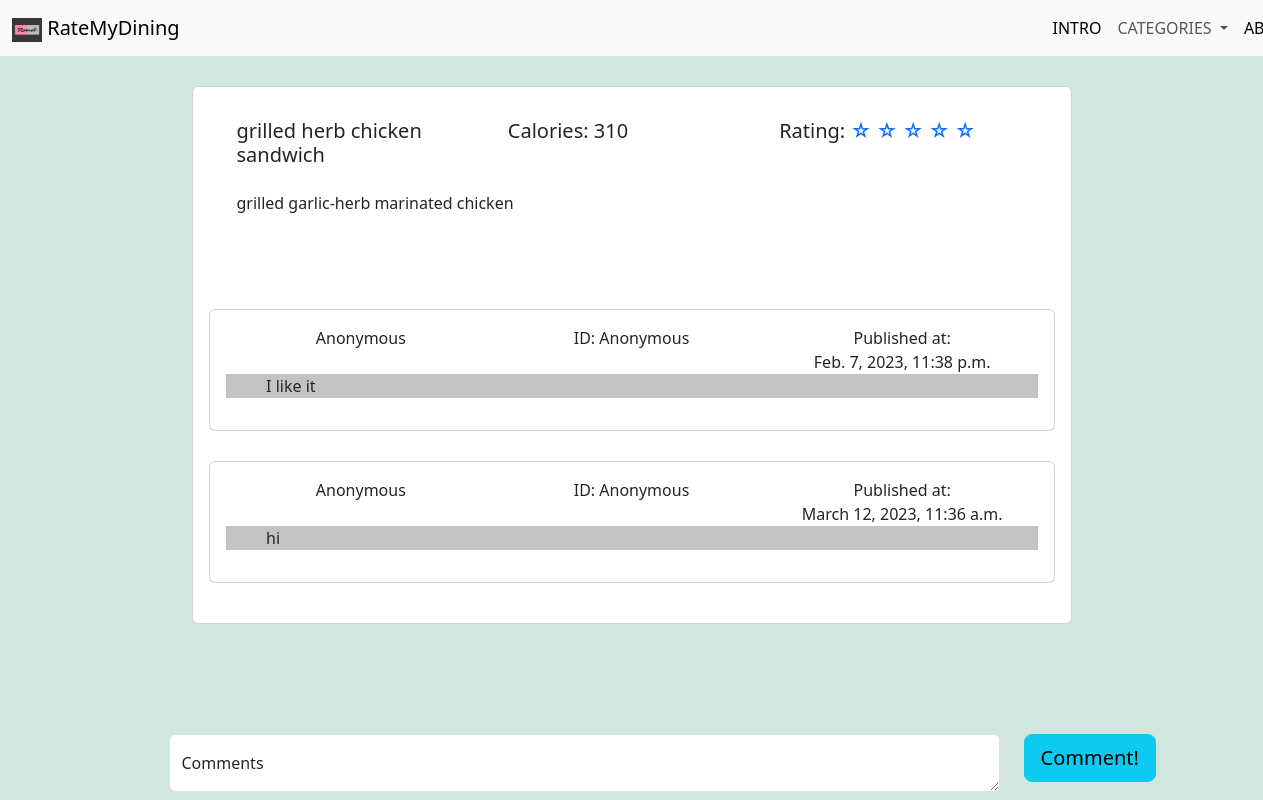
/dishes/3, run on the app's committed database.
### DishRating/models.py (models this page shows, shortened)
class Dishes(models.Model):
    dishName = models.CharField(max_length = 30)
    dishID = models.IntegerField(primary_key=True)
    dishType = models.CharField(max_length= 30, default="None",null=True, blank=True)
    dishCal = models.IntegerField()
    dishRate = models.IntegerField()
    dishDescribe = models.CharField(max_length=250,default="None",null=True, blank=True)
    def __str__(self):
        return str(self.dishName)

class Comments(models.Model):
    comment = models.CharField(max_length=150)
    userAccount = models.ForeignKey('Users',on_delete=models.SET('User Deleted the Account'))
    pubDate = models.DateTimeField()
    dishID = models.ForeignKey('DishRating.Dishes',on_delete=models.CASCADE)
    def __str__(self):
        return self.comment

class Users(models.Model):
    userName = models.CharField(max_length=10)
    userAccount = models.CharField(max_length=30,primary_key=True)
    userPassword = models.CharField(max_length=30)
    userSignupDate = models.DateField()
    def __str__(self):
        return self.userAccount

### DishRating/views.py (the view, shortened to what this page needs)
# urls.py: path('dishes/<int:urlDishID>',views.commentPage, name="comment"),
def commentPage(request, urlDishID):
    dishData = Dishes.objects.get(dishID=urlDishID)
    print(dishData)
    commentData = Comments.objects.filter(dishID=urlDishID)
    comUsrData = []
    for each in commentData:
        comUsrData.append([each,Users.objects.get(userAccount=each.userAccount)])
    print("comment")
    print(commentData)
    return render(request,'DishRating/comment.html',{
        'dishData':dishData,
        'comUsrData':comUsrData,
    })

### DishRating/templates/DishRating/comment.html (shortened to what this page needs)
{% load static %}
<!doctype html>
<html lang="en">
  <head>
    <link href="https://cdn.jsdelivr.net/npm/bootstrap@5.3.0-alpha1/dist/css/bootstrap.min.css" rel="stylesheet">
    <nav class="navbar navbar-expand-lg bg-body-tertiary">
        <div class="container-fluid">
        <a class="navbar-brand" href="{% url 'DishRating:Home' %}">
            <img src="{% static 'Img/logo.jpg' %}" alt="logo" width="30" height="24">
            RateMyDining
        </a>
            <div class="col-2">
        <div class="collapse navbar-collapse" id="navbarSupportedContent">
            <ul class="navbar-nav me-auto mb-2 mb-lg-0">
            <li class="nav-item">
                <a class="nav-link active" href="{% url 'DishRating:Home' %}">INTRO</a>
            </li>
            <li class="nav-item">
                <li class="nav-item dropdown">
                    <a class="nav-link dropdown-toggle" href="#" role="button" data-bs-toggle="dropdown" aria-expanded="false">
                        CATEGORIES
                    </a>
                </li>
            </li>
            <li class="nav-item">
                <a class="nav-link active" href="#" onclick="alert('Comming Soon!');">ABOUT</a>
            </li>
            </ul>
        </div>
            </div>
        </div>
    </nav>
</head>
<body style="background-image: url('https://source.unsplash.com/random/?food,light'); background-repeat: no-repeat; background-size: cover; background-attachment: fixed;" class="bg-success-subtle">
    <div style="padding-bottom: 50px;">
        <div class="card mb-3" style="width: 55rem; ">
            <div class="card-top">
                <div class="card-body">
                    <div class="card-body">
                        <div>
                            <div class="container ">
                                <div class="row align-items-start">
                                <div class="col">
                                    <h5 class="card-title">{{dishData}}</h5>
                                </div>
                                <div class="col">
                                    <h5 class="card-title">Calories: {{dishData.dishCal}}</h5>
                                </div>
                                <div class="col">
                                    <h5 class="card-title">
                                        {% with i=0 %}
                                        {% with j=dishData.dishRate %}
                                        Rating:
                                        <a href="#" onclick="alert('Comming Soon!');" style="text-decoration:none">
                                        {% if j > 0 %}
                                            &#9733
                                        {% else %}
                                            &#9734
                                        {% endif %}
                                        {% if j > 1 %}
                                            &#9733
                                        {% else %}
                                            &#9734
                                        {% endif %}
                                        {% if j > 2 %}
                                            &#9733
                                        {% else %}
                                            &#9734
                                        {% endif %}
                                        {% if j > 3 %}
                                            &#9733
                                        {% else %}
                                            &#9734
                                        {% endif %}
                                        {% if j > 4 %}
                                            &#9733
                                        {% else %}
                                            &#9734
                                        {% endif %}{% endwith %}{% endwith %}
                                        </a>
                                    </h5>
                                </div>
                                </div>
                            </div>
                        </div>
                    <div class="container">
                        <div class="row">
                        <div class="col" >
                            {{dishData.dishDescribe}}
                        </div>
                        <div class="col" style="text-align: center; margin-left: 8rem;">
                        </div>
                        </div>
                    </div>
                    </div>
                </div>
            </div>
            <div class="card-body">
                {% for each_comUsr in comUsrData %}
                <div class="card mb-4">
                    <div class="card-body">
                        <div class="container text-center" >
                            <div class="row align-items-start">
                            <div class="col">
                                {{each_comUsr.1.userName}}
                            </div>
                            <div class="col">
                                ID: {{each_comUsr.0.userAccount}}
                            </div>
                            <div class="col">
                                Published at: <br>{{each_comUsr.0.pubDate}}
                            </div>
                            </div>
                        </div>
                        <div style="background-color: rgb(195, 195, 195);
                                    width: 100%; padding-left: 5%;
                                    padding-right: 5%;">
                            <p >{{each_comUsr.0}}</p>
                        </div>
                    </div>
                </div>
                {% endfor %}
            </div>
        </div>
    </div>
    <form action="", method="POST">
	    <div class="container text-center fixed-bottom mb-2">
    	    <div class="row align-items-start">
          	<div class="col-9" >
           		<div class="form-floating">
                	<textarea class="form-control" placeholder="Leave a comment here" id="floatingTextarea" name="comment" required></textarea>
                	<label for="floatingTextarea">Comments</label>
            	</div>
          	</div>
          	<div class="col-1">
            	<button type="submit" class="btn btn-info btn-lg">Comment!</button>
          	</div>
        	</div>
      	</div>
    </form>
  </body>
</html>

### DishRating/templates/DishRating/comment.html (style rules this page uses)
.card { margin: 0 auto; margin-top: 30px; float: none; margin-bottom: 10px; }

### data on the page
Dishes: dishName "grilled herb chicken sandwich", dishCal "310", dishDescribe "grilled garlic-herb marinated chicken"
Comments: userName "Anonymous", userAccount.userAccount "Anonymous", pubDate "Feb. 7, 2023, 11:38 p.m.", comment "I like it"
Comments: userName "Anonymous", userAccount.userAccount "Anonymous", pubDate "March 12, 2023, 11:36 a.m.", comment "hi"
